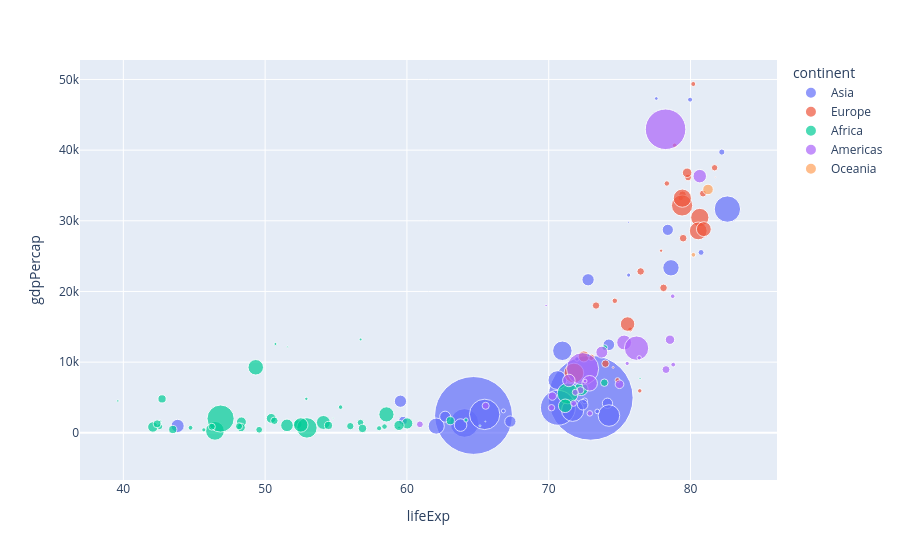

Notebook code for this chart:
### Code cell
px.scatter(temp_df,x="lifeExp",y="gdpPercap",color='continent',size="pop",size_max=60,hover_name='country')

### Figure 1 — Plotly figure (JSON) as saved in the notebook; plotly's stock layout.template omitted (floating-point values rounded to 4 significant figures)
{"data": [{"hovertemplate": "<b>%{hovertext}</b><br><br>continent=Asia<br>lifeExp=%{x}<br>gdpPercap=%{y}<br>pop=%{marker.size}<extra></extra>", "hovertext": ["Afghanistan", "Bahrain", "Bangladesh", "Cambodia", "China", "Hong Kong, China", "India", "Indonesia", "Iran", "Iraq", "Israel", "Japan", "Jordan", "Korea, Dem. Rep.", "Korea, Rep.", "Kuwait", "Lebanon", "Malaysia", "Mongolia", "Myanmar", "Nepal", "Oman", "Pakistan", "Philippines", "Saudi Arabia", "Singapore", "Sri Lanka", "Syria", "Taiwan", "Thailand", "Vietnam", "West Bank and Gaza", "Yemen, Rep."], "legendgroup": "Asia", "marker": {"color": "#636efa", "size": [31889923, 708573, 150448339, 14131858, 1318683096, 6980412, 1110396331, 223547000, 69453570, 27499638, 6426679, 127467972, 6053193, 23301725, 49044790, 2505559, 3921278, 24821286, 2874127, 47761980, 28901790, 3204897, 169270617, 91077287, 27601038, 4553009, 20378239, 19314747, 23174294, 65068149, 85262356, 4018332, 22211743], "sizemode": "area", "sizeref": 366300.0, "symbol": "circle"}, "mode": "markers", "name": "Asia", "orientation": "v", "showlegend": true, "type": "scatter", "x": [43.83, 75.64, 64.06, 59.72, 72.96, 82.21, 64.7, 70.65, 70.96, 59.55, 80.75, 82.6, 72.53, 67.3, 78.62, 77.59, 71.99, 74.24, 66.8, 62.07, 63.78, 75.64, 65.48, 71.69, 72.78, 79.97, 72.4, 74.14, 78.4, 70.62, 74.25, 73.42, 62.7], "xaxis": "x", "y": [974.6, 29800.0, 1391.0, 1714.0, 4959.0, 39720.0, 2452.0, 3541.0, 11610.0, 4471.0, 25520.0, 31660.0, 4519.0, 1593.0, 23350.0, 47310.0, 10460.0, 12450.0, 3096.0, 944.0, 1091.0, 22320.0, 2606.0, 3190.0, 21650.0, 47140.0, 3970.0, 4185.0, 28720.0, 7458.0, 2442.0, 3025.0, 2281.0], "yaxis": "y"}, {"hovertemplate": "<b>%{hovertext}</b><br><br>continent=Europe<br>lifeExp=%{x}<br>gdpPercap=%{y}<br>pop=%{marker.size}<extra></extra>", "hovertext": ["Albania", "Austria", "Belgium", "Bosnia and Herzegovina", "Bulgaria", "Croatia", "Czech Republic", "Denmark", "Finland", "France", "Germany", "Greece", "Hungary", "Iceland", "Ireland", "Italy", "Montenegro", "Netherlands", "Norway", "Poland", "Portugal", "Romania", "Serbia", "Slovak Republic", "Slovenia", "Spain", "Sweden", "Switzerland", "Turkey", "United Kingdom"], "legendgroup": "Europe", "marker": {"color": "#EF553B", "size": [3600523, 8199783, 10392226, 4552198, 7322858, 4493312, 10228744, 5468120, 5238460, 61083916, 82400996, 10706290, 9956108, 301931, 4109086, 58147733, 684736, 16570613, 4627926, 38518241, 10642836, 22276056, 10150265, 5447502, 2009245, 40448191, 9031088, 7554661, 71158647, 60776238], "sizemode": "area", "sizeref": 366300.0, "symbol": "circle"}, "mode": "markers", "name": "Europe", "orientation": "v", "showlegend": true, "type": "scatter", "x": [76.42, 79.83, 79.44, 74.85, 73.0, 75.75, 76.49, 78.33, 79.31, 80.66, 79.41, 79.48, 73.34, 81.76, 78.89, 80.55, 74.54, 79.76, 80.2, 75.56, 78.1, 72.48, 74.0, 74.66, 77.93, 80.94, 80.88, 81.7, 71.78, 79.42], "xaxis": "x", "y": [5937.0, 36130.0, 33690.0, 7446.0, 10680.0, 14620.0, 22830.0, 35280.0, 33210.0, 30470.0, 32170.0, 27540.0, 18010.0, 36180.0, 40680.0, 28570.0, 9254.0, 36800.0, 49360.0, 15390.0, 20510.0, 10810.0, 9787.0, 18680.0, 25770.0, 28820.0, 33860.0, 37510.0, 8458.0, 33200.0], "yaxis": "y"}, {"hovertemplate": "<b>%{hovertext}</b><br><br>continent=Africa<br>lifeExp=%{x}<br>gdpPercap=%{y}<br>pop=%{marker.size}<extra></extra>", "hovertext": ["Algeria", "Angola", "Benin", "Botswana", "Burkina Faso", "Burundi", "Cameroon", "Central African Republic", "Chad", "Comoros", "Congo, Dem. Rep.", "Congo, Rep.", "Cote d'Ivoire", "Djibouti", "Egypt", "Equatorial Guinea", "Eritrea", "Ethiopia", "Gabon", "Gambia", "Ghana", "Guinea", "Guinea-Bissau", "Kenya", "Lesotho", "Liberia", "Libya", "Madagascar", "Malawi", "Mali", "Mauritania", "Mauritius", "Morocco", "Mozambique", "Namibia", "Niger", "Nigeria", "Reunion", "Rwanda", "Sao Tome and Principe", "Senegal", "Sierra Leone", "Somalia", "South Africa", "Sudan", "Swaziland", "Tanzania", "Togo", "Tunisia", "Uganda", "Zambia", "Zimbabwe"], "legendgroup": "Africa", "marker": {"color": "#00cc96", "size": [33333216, 12420476, 8078314, 1639131, 14326203, 8390505, 17696293, 4369038, 10238807, 710960, 64606759, 3800610, 18013409, 496374, 80264543, 551201, 4906585, 76511887, 1454867, 1688359, 22873338, 9947814, 1472041, 35610177, 2012649, 3193942, 6036914, 19167654, 13327079, 12031795, 3270065, 1250882, 33757175, 19951656, 2055080, 12894865, 135031164, 798094, 8860588, 199579, 12267493, 6144562, 9118773, 43997828, 42292929, 1133066, 38139640, 5701579, 10276158, 29170398, 11746035, 12311143], "sizemode": "area", "sizeref": 366300.0, "symbol": "circle"}, "mode": "markers", "name": "Africa", "orientation": "v", "showlegend": true, "type": "scatter", "x": [72.3, 42.73, 56.73, 50.73, 52.3, 49.58, 50.43, 44.74, 50.65, 65.15, 46.46, 55.32, 48.33, 54.79, 71.34, 51.58, 58.04, 52.95, 56.73, 59.45, 60.02, 56.01, 46.39, 54.11, 42.59, 45.68, 73.95, 59.44, 48.3, 54.47, 64.16, 72.8, 71.16, 42.08, 52.91, 56.87, 46.86, 76.44, 46.24, 65.53, 63.06, 42.57, 48.16, 49.34, 58.56, 39.61, 52.52, 58.42, 73.92, 51.54, 42.38, 43.49], "xaxis": "x", "y": [6223.0, 4797.0, 1441.0, 12570.0, 1217.0, 430.1, 2042.0, 706.0, 1704.0, 986.1, 277.6, 3633.0, 1545.0, 2082.0, 5581.0, 12150.0, 641.4, 690.8, 13210.0, 752.7, 1328.0, 942.7, 579.2, 1463.0, 1569.0, 414.5, 12060.0, 1045.0, 759.3, 1043.0, 1803.0, 10960.0, 3820.0, 823.7, 4811.0, 619.7, 2014.0, 7670.0, 863.1, 1598.0, 1712.0, 862.5, 926.1, 9270.0, 2602.0, 4513.0, 1107.0, 883.0, 7093.0, 1056.0, 1271.0, 469.7], "yaxis": "y"}, {"hovertemplate": "<b>%{hovertext}</b><br><br>continent=Americas<br>lifeExp=%{x}<br>gdpPercap=%{y}<br>pop=%{marker.size}<extra></extra>", "hovertext": ["Argentina", "Bolivia", "Brazil", "Canada", "Chile", "Colombia", "Costa Rica", "Cuba", "Dominican Republic", "Ecuador", "El Salvador", "Guatemala", "Haiti", "Honduras", "Jamaica", "Mexico", "Nicaragua", "Panama", "Paraguay", "Peru", "Puerto Rico", "Trinidad and Tobago", "United States", "Uruguay", "Venezuela"], "legendgroup": "Americas", "marker": {"color": "#ab63fa", "size": [40301927, 9119152, 190010647, 33390141, 16284741, 44227550, 4133884, 11416987, 9319622, 13755680, 6939688, 12572928, 8502814, 7483763, 2780132, 108700891, 5675356, 3242173, 6667147, 28674757, 3942491, 1056608, 301139947, 3447496, 26084662], "sizemode": "area", "sizeref": 366300.0, "symbol": "circle"}, "mode": "markers", "name": "Americas", "orientation": "v", "showlegend": true, "type": "scatter", "x": [75.32, 65.55, 72.39, 80.65, 78.55, 72.89, 78.78, 78.27, 72.23, 74.99, 71.88, 70.26, 60.92, 70.2, 72.57, 76.19, 72.9, 75.54, 71.75, 71.42, 78.75, 69.82, 78.24, 76.38, 73.75], "xaxis": "x", "y": [12780.0, 3822.0, 9066.0, 36320.0, 13170.0, 7007.0, 9645.0, 8948.0, 6025.0, 6873.0, 5728.0, 5186.0, 1202.0, 3548.0, 7321.0, 11980.0, 2749.0, 9809.0, 4173.0, 7409.0, 19330.0, 18010.0, 42950.0, 10610.0, 11420.0], "yaxis": "y"}, {"hovertemplate": "<b>%{hovertext}</b><br><br>continent=Oceania<br>lifeExp=%{x}<br>gdpPercap=%{y}<br>pop=%{marker.size}<extra></extra>", "hovertext": ["Australia", "New Zealand"], "legendgroup": "Oceania", "marker": {"color": "#FFA15A", "size": [20434176, 4115771], "sizemode": "area", "sizeref": 366300.0, "symbol": "circle"}, "mode": "markers", "name": "Oceania", "orientation": "v", "showlegend": true, "type": "scatter", "x": [81.23, 80.2], "xaxis": "x", "y": [34440.0, 25190.0], "yaxis": "y"}], "layout": {"autosize": true, "legend": {"itemsizing": "constant", "title": {"text": "continent"}, "tracegroupgap": 0}, "margin": {"t": 60}, "xaxis": {"anchor": "y", "autorange": true, "domain": [0, 1], "range": [36.83, 86.57], "title": {"text": "lifeExp"}, "type": "linear"}, "yaxis": {"anchor": "x", "autorange": true, "domain": [0, 1], "range": [-14430.0, 53690.0], "title": {"text": "gdpPercap"}, "type": "linear"}}}
